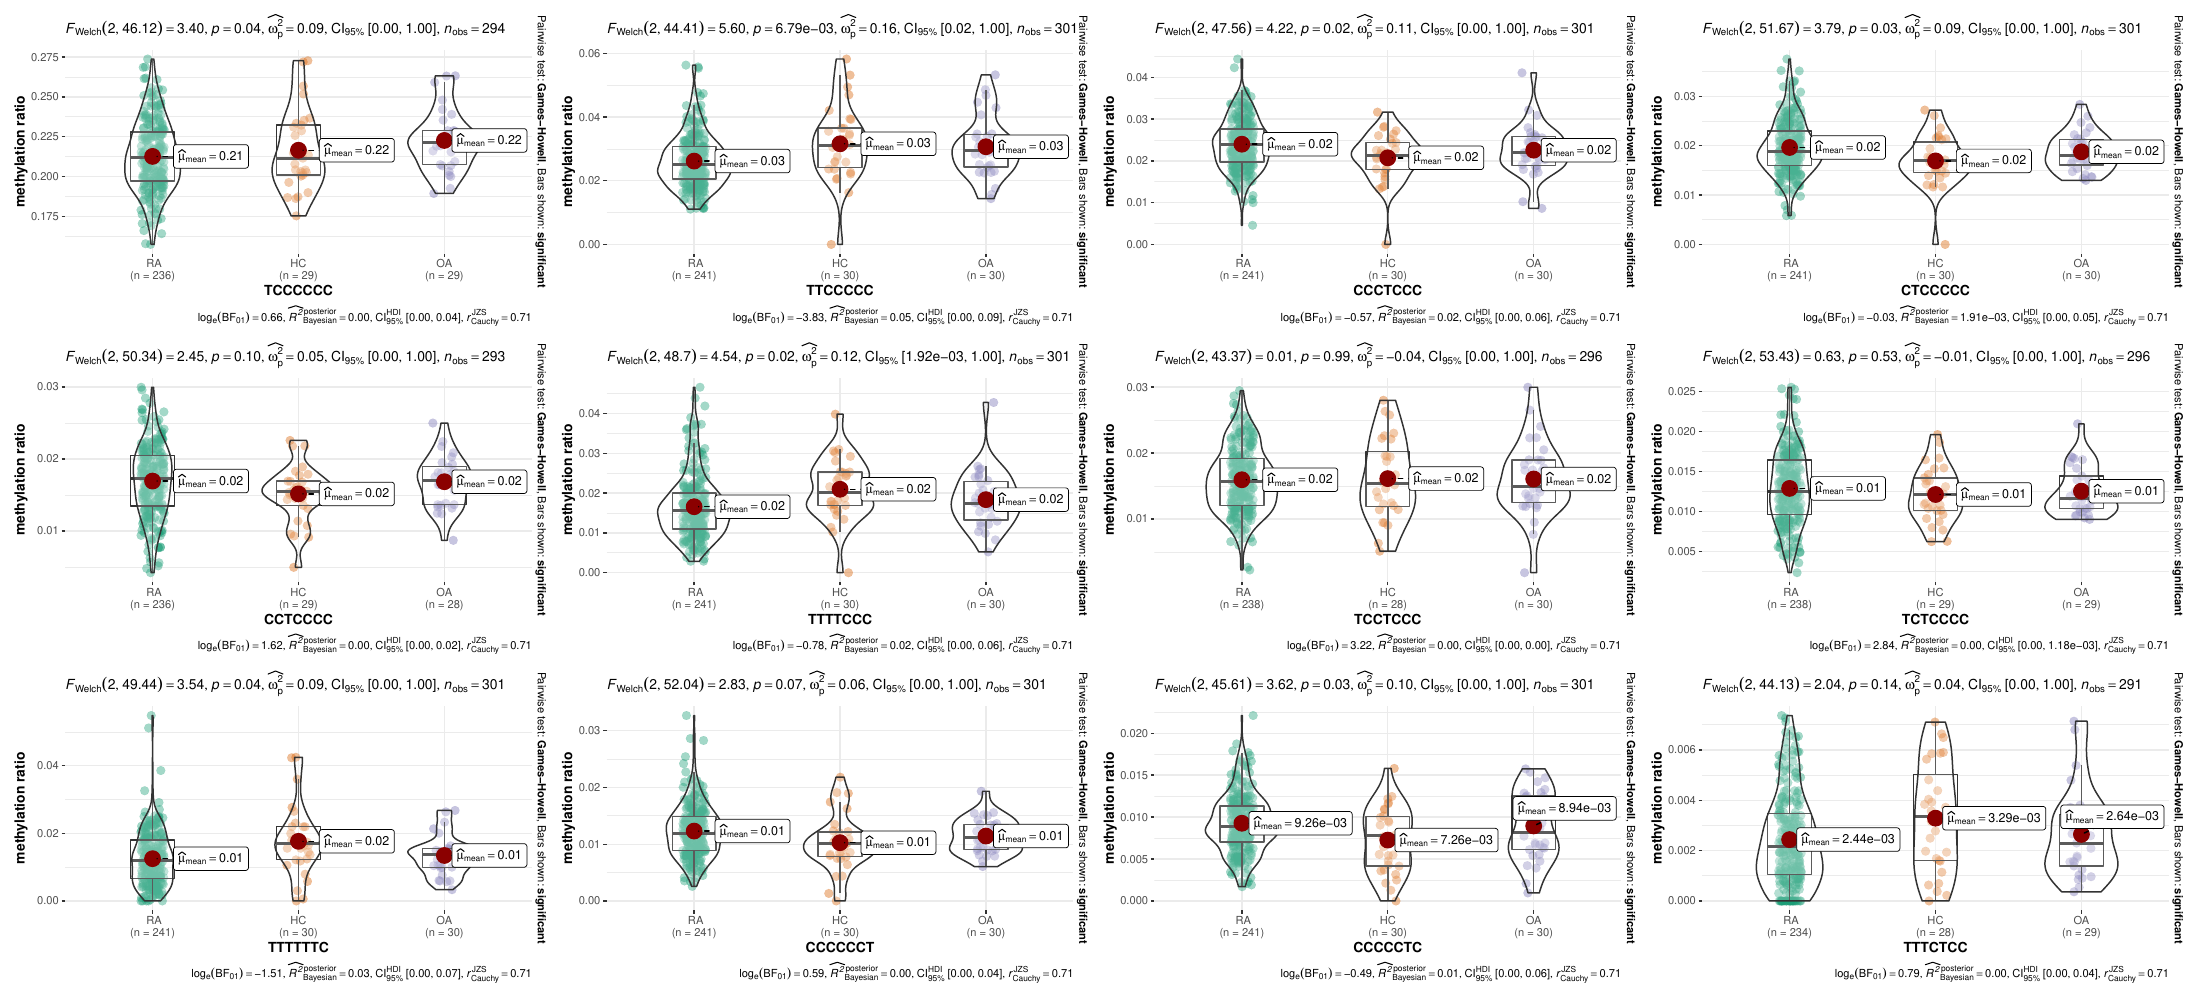

Generate this figure with R:
library(readxl)
Methylation <- read_excel("Methylation_raw_data.xlsx", 
                          sheet = "Haplotype", col_types = c("text", 
                                                             "text", "numeric", "numeric", "numeric", 
                                                             "numeric", "numeric", "numeric", 
                                                             "numeric", "numeric", "numeric", 
                                                             "numeric", "numeric", "numeric", 
                                                             "numeric", "numeric", "numeric", 
                                                             "numeric", "numeric", "numeric", 
                                                             "numeric", "numeric", "numeric", 
                                                             "numeric", "numeric", "numeric", 
                                                             "numeric", "numeric", "numeric", 
                                                             "numeric", "numeric", "numeric", 
                                                             "numeric", "numeric", "numeric", 
                                                             "numeric", "numeric", "numeric", 
                                                             "numeric", "numeric", "numeric", 
                                                             "numeric", "numeric", "numeric", 
                                                             "numeric", "numeric", "numeric", 
                                                             "numeric", "numeric", "numeric", 
                                                             "numeric", "numeric", "numeric", 
                                                             "numeric", "numeric", "numeric", 
                                                             "numeric", "numeric", "numeric", 
                                                             "numeric", "numeric", "numeric", 
                                                             "numeric", "numeric", "numeric", 
                                                             "numeric", "numeric", "numeric", 
                                                             "numeric", "numeric", "numeric", 
                                                             "numeric", "numeric", "numeric", 
                                                             "numeric", "numeric", "numeric", 
                                                             "numeric", "numeric", "numeric", 
                                                             "numeric", "numeric", "numeric", 
                                                             "numeric", "numeric", "numeric", 
                                                             "numeric", "numeric", "numeric", 
                                                             "numeric", "numeric", "numeric", 
                                                             "numeric", "numeric", "numeric", 
                                                             "numeric", "numeric", "numeric", 
                                                             "numeric", "numeric", "numeric", 
                                                             "numeric", "numeric", "numeric", 
                                                             "numeric", "numeric", "numeric", 
                                                             "numeric", "numeric", "numeric", 
                                                             "numeric", "numeric", "numeric", 
                                                             "numeric", "numeric", "numeric", 
                                                             "numeric", "numeric", "numeric", 
                                                             "numeric", "numeric", "numeric", 
                                                             "numeric", "numeric", "numeric", 
                                                             "numeric", "numeric", "numeric", 
                                                             "numeric", "numeric", "numeric", 
                                                             "numeric", "numeric", "numeric", 
                                                             "numeric", "numeric", "numeric", 
                                                             "numeric", "numeric", "numeric", 
                                                             "numeric", "numeric", "numeric", 
                                                             "numeric", "numeric", "numeric", 
                                                             "numeric", "numeric", "numeric", 
                                                             "numeric", "numeric", "numeric", 
                                                             "numeric", "numeric", "numeric", 
                                                             "numeric", "numeric", "numeric", 
                                                             "numeric", "numeric", "numeric", 
                                                             "numeric", "numeric", "numeric", 
                                                             "numeric", "numeric", "numeric", 
                                                             "numeric", "numeric", "numeric", 
                                                             "numeric", "numeric", "numeric", 
                                                             "numeric", "numeric", "numeric", 
                                                             "numeric", "numeric", "numeric", 
                                                             "numeric", "numeric", "numeric", 
                                                             "numeric", "numeric", "numeric", 
                                                             "numeric", "numeric", "numeric", 
                                                             "numeric", "numeric", "numeric", 
                                                             "numeric", "numeric", "numeric", 
                                                             "numeric", "numeric", "numeric", 
                                                             "numeric", "numeric", "numeric", 
                                                             "numeric", "numeric", "numeric", 
                                                             "numeric", "numeric", "numeric", 
                                                             "numeric", "numeric", "numeric", 
                                                             "numeric", "numeric", "numeric", 
                                                             "numeric", "numeric", "numeric", 
                                                             "numeric", "numeric", "numeric", 
                                                             "numeric", "numeric", "numeric", 
                                                             "numeric", "numeric", "numeric", 
                                                             "numeric", "numeric", "numeric", 
                                                             "numeric", "numeric", "numeric", 
                                                             "numeric", "numeric", "numeric", 
                                                             "numeric", "numeric", "numeric", 
                                                             "numeric", "numeric", "numeric", 
                                                             "numeric", "numeric", "numeric", 
                                                             "numeric", "numeric", "numeric", 
                                                             "numeric", "numeric", "numeric", 
                                                             "numeric", "numeric", "numeric", 
                                                             "numeric", "numeric", "numeric", 
                                                             "numeric", "numeric", "numeric", 
                                                             "numeric", "numeric", "numeric", 
                                                             "numeric", "numeric", "numeric", 
                                                             "numeric", "numeric", "numeric", 
                                                             "numeric", "numeric", "numeric", 
                                                             "numeric", "numeric", "numeric", 
                                                             "numeric", "numeric", "numeric", 
                                                             "numeric", "numeric", "numeric", 
                                                             "numeric", "numeric", "numeric", 
                                                             "numeric", "numeric", "numeric", 
                                                             "numeric", "numeric", "numeric", 
                                                             "numeric", "numeric", "numeric", 
                                                             "numeric", "numeric", "numeric", 
                                                             "numeric", "numeric", "numeric", 
                                                             "numeric", "numeric", "numeric", 
                                                             "numeric", "numeric", "numeric", 
                                                             "numeric", "numeric"))
View(Methylation)

##Process raw data
data=Methylation
data1=data[data$Target=="cg15692052_35",]
data1=data1[,-c(1,3)]
data1$Haplotype=toupper(data1$Haplotype)
rownames(data1)=data1$Haplotype

library(reshape2)
library(tidyverse)
data2=melt(data1)
data2$group=ifelse(str_detect(data2$variable,"OA"),"OA",
                   ifelse(str_detect(data2$variable,"HC"),"HC",
                          " RA"))

data2$group=as.factor(data2$group)

rownames(data1)
data_CCCCCCC=data2[data2$Haplotype=="CCCCCCC",]
data_TCCCCCC=data2[data2$Haplotype=="TCCCCCC",]
data_TTTTTTT=data2[data2$Haplotype=="TTTTTTT",]
data_TTCCCCC=data2[data2$Haplotype=="TTCCCCC",]
data_CCCTCCC=data2[data2$Haplotype=="CCCTCCC",]
data_TTTTTCC=data2[data2$Haplotype=="TTTTTCC",]
data_CTCCCCC=data2[data2$Haplotype=="CTCCCCC",]
data_CCTCCCC=data2[data2$Haplotype=="CCTCCCC",]
data_TTTTCCC=data2[data2$Haplotype=="TTTTCCC",]
data_TCCTCCC=data2[data2$Haplotype=="TCCTCCC",]
data_TCTCCCC=data2[data2$Haplotype=="TCTCCCC",]
data_TTTTTTC=data2[data2$Haplotype=="TTTTTTC",]
data_CCCCCCT=data2[data2$Haplotype=="CCCCCCT",]
data_CCCCCTC=data2[data2$Haplotype=="CCCCCTC",]
data_TTTCTCC=data2[data2$Haplotype=="TTTCTCC",]

## remove outliers
remove_outliers <- function(x, na.rm = TRUE, ...) {
  qnt <- quantile(x, probs=c(.25, .75), na.rm = na.rm, ...)
  H <- 1.5 * IQR(x, na.rm = na.rm)
  y <- x
  y[x < (qnt[1] - H)] <- NA
  y[x > (qnt[2] + H)] <- NA
  y
}
data_TCCTCCC$value=remove_outliers(data_TCCTCCC$value)
data_TCTCCCC$value=remove_outliers(data_TCTCCCC$value)
data_TTTCTCC$value=remove_outliers(data_TTTCTCC$value)
data_TCCCCCC$value=remove_outliers(data_TCCCCCC$value)
data_CCTCCCC$value=remove_outliers(data_CCTCCCC$value)
library(ggplot2)
library(ggstatsplot) 
P1=ggbetweenstats(data_CCCCCCC,x = "group",y = "value",color = "group",xlab = "CCCCCCC",ylab = "methylation ratio",K=3,grouping.var="group",pairwise.comparisons = TRUE)
P2=ggbetweenstats(data_TCCCCCC,x = "group",y = "value",color = "group",xlab = "TCCCCCC",ylab = "methylation ratio",K=3,grouping.var="group",pairwise.comparisons = TRUE)
P3=ggbetweenstats(data_TTTTTTT,x = "group",y = "value",color = "group",xlab = "TTTTTTT",ylab = "methylation ratio",K=3,grouping.var="group",pairwise.comparisons = TRUE)
P4=ggbetweenstats(data_TTCCCCC,x = "group",y = "value",color = "group",xlab = "TTCCCCC",ylab = "methylation ratio",K=3,grouping.var="group",pairwise.comparisons = TRUE)
P5=ggbetweenstats(data_CCCTCCC,x = "group",y = "value",color = "group",xlab = "CCCTCCC",ylab = "methylation ratio",K=3,grouping.var="group",pairwise.comparisons = TRUE)
P6=ggbetweenstats(data_TTTTTCC,x = "group",y = "value",color = "group",xlab = "TTTTTCC",ylab = "methylation ratio",K=3,grouping.var="group",pairwise.comparisons = TRUE)
P7=ggbetweenstats(data_CTCCCCC,x = "group",y = "value",color = "group",xlab = "CTCCCCC",ylab = "methylation ratio",K=3,grouping.var="group",pairwise.comparisons = TRUE)
P8=ggbetweenstats(data_CCTCCCC,x = "group",y = "value",color = "group",xlab = "CCTCCCC",ylab = "methylation ratio",K=3,grouping.var="group",pairwise.comparisons = TRUE)
P9=ggbetweenstats(data_TTTTCCC,x = "group",y = "value",color = "group",xlab = "TTTTCCC",ylab = "methylation ratio",K=3,grouping.var="group",pairwise.comparisons = TRUE,outlier.shape = NA)
P10=ggbetweenstats(data_TCCTCCC,x = "group",y = "value",color = "group",xlab = "TCCTCCC",ylab = "methylation ratio",K=3,grouping.var="group",pairwise.comparisons = TRUE,outlier.shape = NA)
P11=ggbetweenstats(data_TCTCCCC,x = "group",y = "value",color = "group",xlab = "TCTCCCC",ylab = "methylation ratio",K=3,grouping.var="group",pairwise.comparisons = TRUE,outlier.shape = NA)
P12=ggbetweenstats(data_TTTTTTC,x = "group",y = "value",color = "group",xlab = "TTTTTTC",ylab = "methylation ratio",K=3,grouping.var="group",pairwise.comparisons = TRUE)
P13=ggbetweenstats(data_CCCCCCT,x = "group",y = "value",color = "group",xlab = "CCCCCCT",ylab = "methylation ratio",K=3,grouping.var="group",pairwise.comparisons = TRUE)
P14=ggbetweenstats(data_CCCCCTC,x = "group",y = "value",color = "group",xlab = "CCCCCTC",ylab = "methylation ratio",K=3,grouping.var="group",pairwise.comparisons = TRUE)
P15=ggbetweenstats(data_TTTCTCC,x = "group",y = "value",color = "group",xlab = "TTTCTCC",ylab = "methylation ratio",K=3,grouping.var="group",pairwise.comparisons = TRUE)

library(patchwork)
P2+P4+P5+P7+P8+P9+P10+P11+P12+P13+P14+P15
ggsave(P2+P4+P5+P7+P8+P9+P10+P11+P12+P13+P14+P15,
       filename = "FigureS2.pdf",width = 22,height = 10)
save.image(file = "FigureS2.Rdata")

